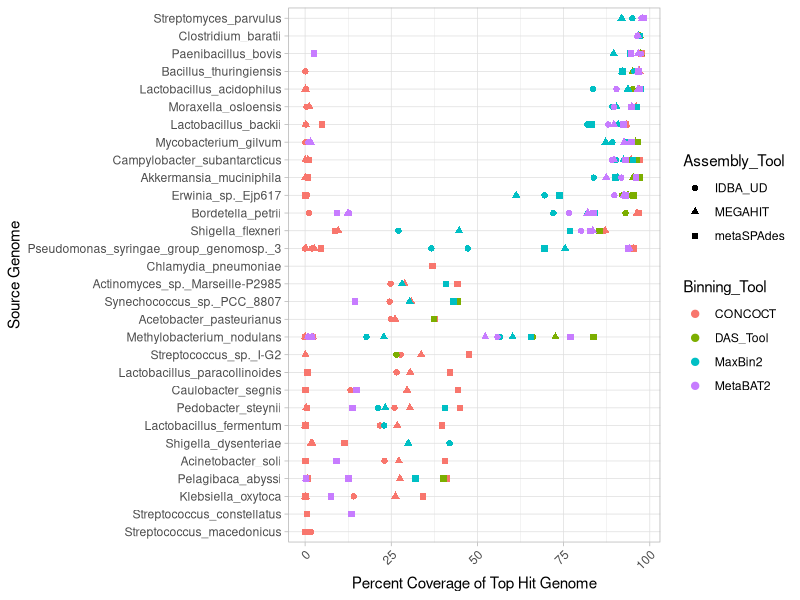
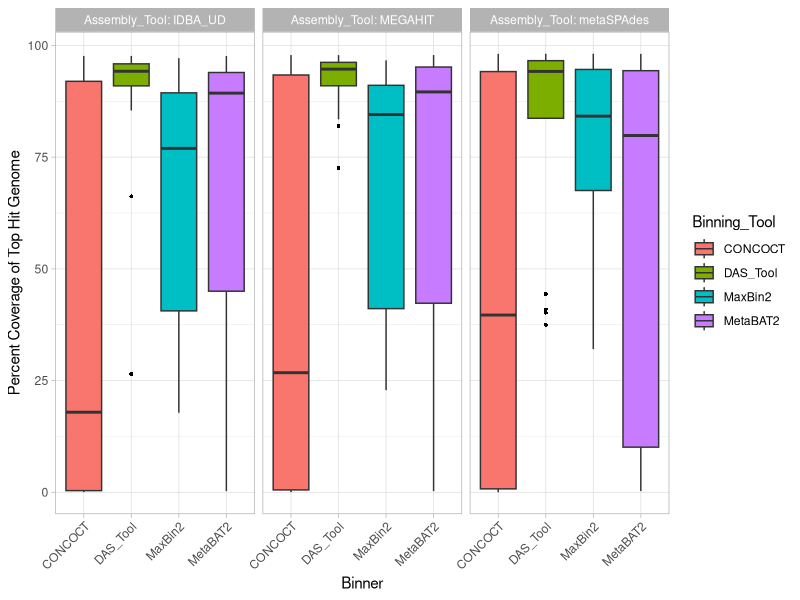
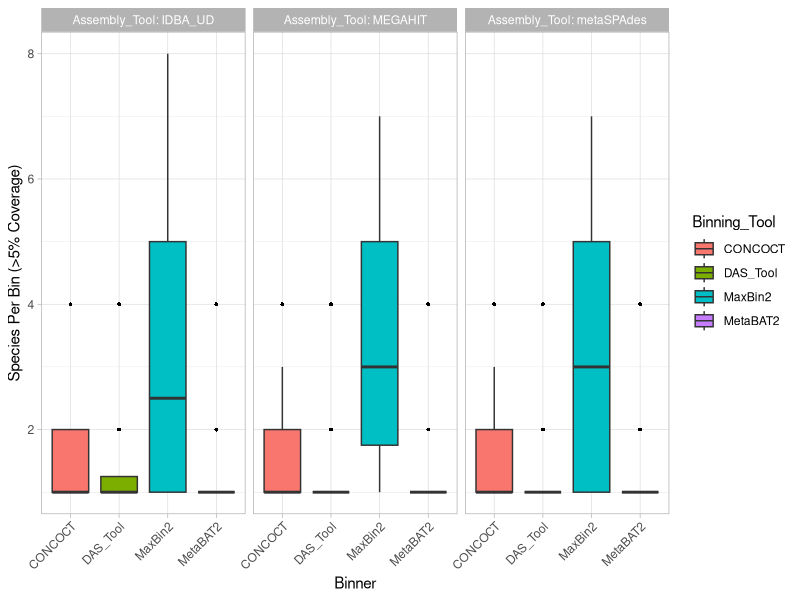
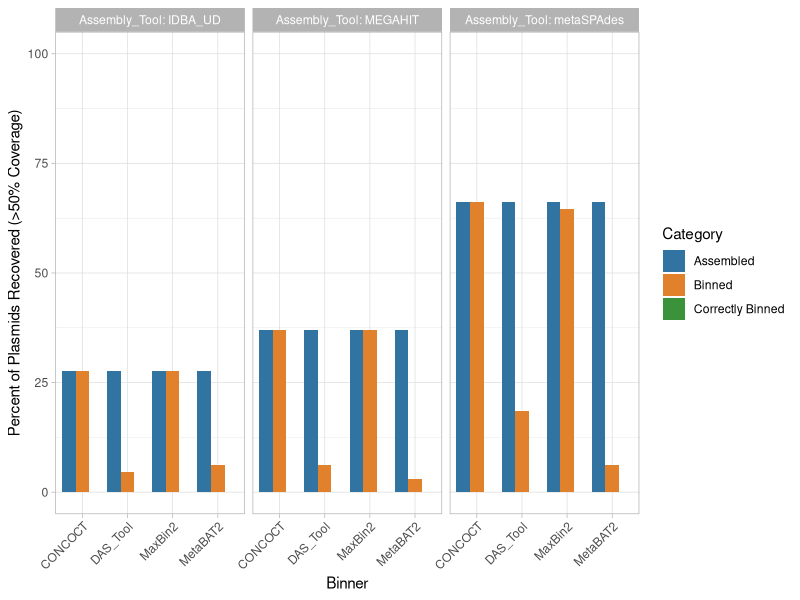
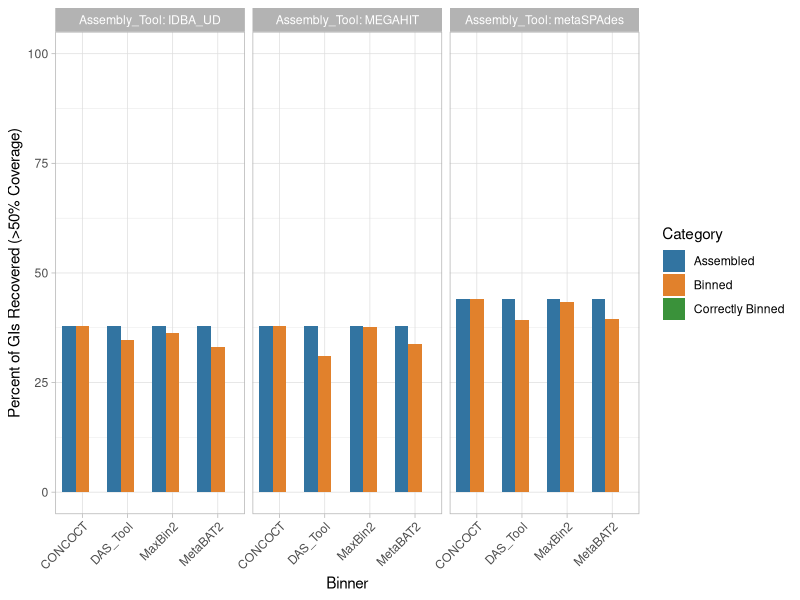
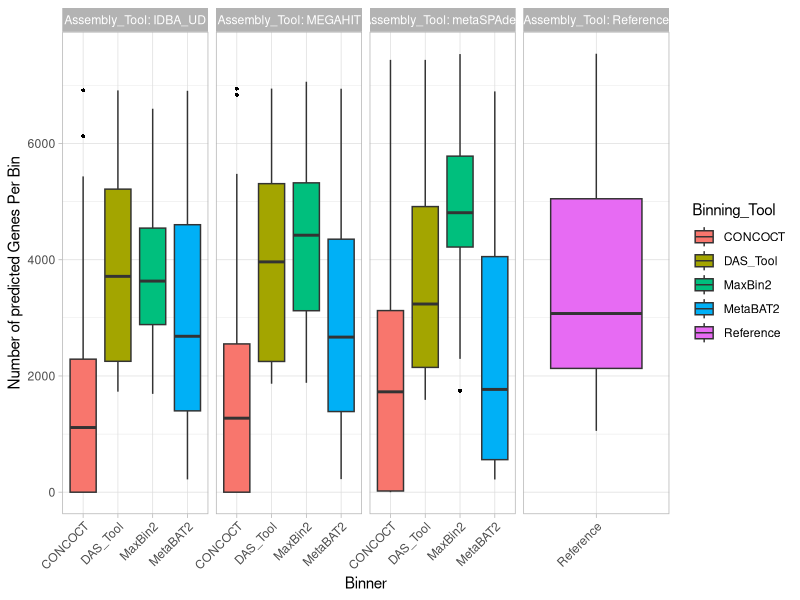
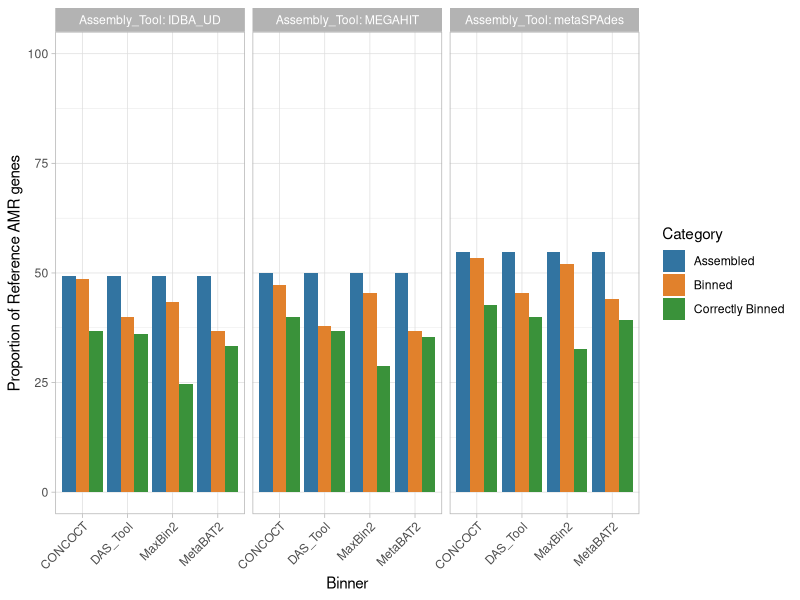
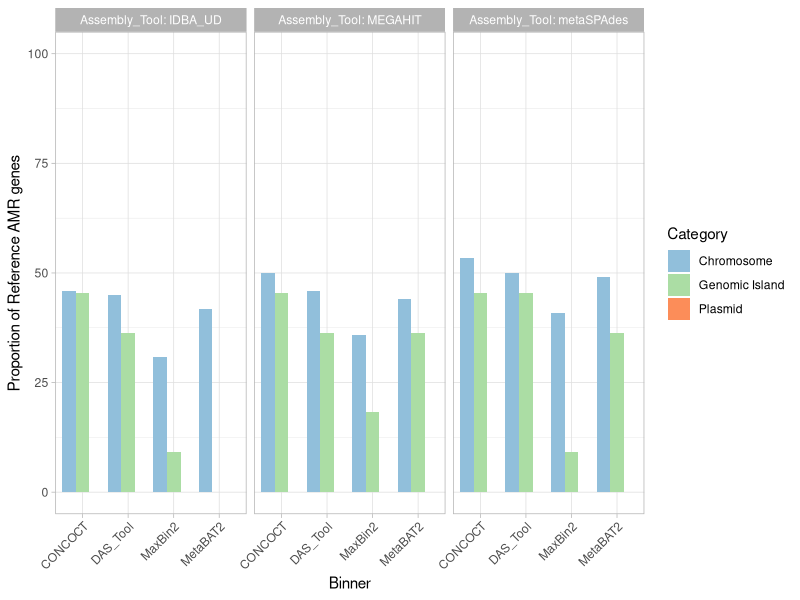

These charts were generated, in order, by the following R code:
library(tidyverse)
library(ggplot2)
library(stringr)

#function to correct the capitalization and spelling of tools
correctToolNames<- function(dataframe)
{
  #correct binners
  df <- dataframe %>% 
    mutate(Binning_Tool = str_replace(Binning_Tool, "concoct", "CONCOCT"))%>% 
    mutate(Binning_Tool = str_replace(Binning_Tool, "dastool", "DAS_Tool"))%>% 
    mutate(Binning_Tool = str_replace(Binning_Tool, "maxbin2", "MaxBin2"))%>% 
    mutate(Binning_Tool = str_replace(Binning_Tool, "metabat2", "MetaBAT2")) %>% 
    mutate(Binning_Tool = str_replace(Binning_Tool, "reference", "Reference"))
  
  df <- df %>% 
    mutate(Assembly_Tool = str_replace(Assembly_Tool, "idba_ud", "IDBA_UD"))%>% 
    mutate(Assembly_Tool = str_replace(Assembly_Tool, "megahit", "MEGAHIT"))%>% 
    mutate(Assembly_Tool = str_replace(Assembly_Tool, "metaspades", "metaSPAdes")) %>%
    mutate(Assembly_Tool = str_replace(Assembly_Tool, "reference", "Reference"))
  
  return(df)
}

#condensed function to draw bar plots to keep themes consistent
BuildBarPlot <- function(ggplotObject, fileName, colorSet = 1)
{
  if (colorSet == 1) {
    colors <- c("#3274a1", "#e1812c", "#3a923a")
  } else {
    colors <- c("#91bfdb", "#abdda4", "#fc8d59")
  }
  
  p <- ggplotObject +
    facet_grid(.~Assembly_Tool, labeller = label_both) +
    geom_bar(stat = "identity", position = position_dodge(width = 0.9))+
    ylim(0,100)+
    theme_light() +
    theme(axis.text.x = element_text(angle=45, hjust=1)) +
    scale_fill_manual(values=colors)
  ggsave(fileName, plot = p, device = "png", width = 9, height = 4)
}

#condensed function to draw box plots to keep themes consistent
BuildBoxPlot <- function(ggplotObject, fileName)
{
  p <- ggplotObject +
    geom_boxplot(outlier.colour = 'black', outlier.shape = 16, outlier.size=1, notch = FALSE) +
    facet_grid(.~Assembly_Tool, labeller = label_both, scales="free") +
    theme_light() +
    theme(axis.text.x = element_text(angle=45, hjust=1)) 
  ggsave(fileName, plot = p, device = "png", width = 9, height = 4)
}

#condensed function to draw point plots to keep themes consistent
BuildPointPlot<- function(ggplotObject, fileName)
{
  p<- ggplotObject +
    geom_point(aes(shape = Assembly_Tool, color = Binning_Tool), size = 1.5, stroke=1) +
    coord_flip() +
    theme_light() +
    theme(axis.text.x = element_text(angle=45, hjust=1))
  ggsave(fileName, plot = p, device = "png", width = 9, height = 4)
}

BuildLinePlot<- function(ggplotObject, fileName)
{
  p <- ggplotObject +
    geom_line(aes(color=Group))+
    geom_point(aes(color=Group)) +
    facet_grid(Binning_Tool~Assembly_Tool) +
    ylim(0,100)+
    theme_light() +
    theme(axis.text.x = element_text(angle=45, hjust=1))
  ggsave(fileName, plot = p, device = "png", width = 9, height = 7)
}


#read in all the tsv files corresponding to each figure
topHitsPerBinData <- read_csv("./data/top_hits_per_bin.csv", col_names = TRUE) %>% select("species","binner","assembly","coverage") %>% 
  `colnames<-` (c("Species","Binning_Tool","Assembly_Tool","Coverage")) %>% correctToolNames() %>% group_by(Species) %>%
  mutate(Average = mean(Coverage)) %>% ungroup() %>% mutate(Species=fct_reorder(Species, Average)) #add an average column to reorder the species to highest coverage to lowest

binCoverageData <- read_csv("./data/top_hits_per_bin.csv", col_names = TRUE) %>% select("binner","assembly","coverage")%>% 
`colnames<-`(c("Binning_Tool","Assembly_Tool","Coverage")) %>% correctToolNames()

binPurityData <- read_csv("./data/purity.csv", col_names = TRUE) %>% select("binner","assembly","species")%>% 
  `colnames<-`(c("Binning_Tool","Assembly_Tool","Num_Species")) %>% correctToolNames()

plasmidRecoveryData <- read_csv("./data/plasmids.csv", col_names = TRUE) %>% select("binner","assembly","Category","% of Plasmids (>50% coverage)")%>% 
  `colnames<-`(c("Binning_Tool","Assembly_Tool","Category","Percent")) %>% correctToolNames()

giRecoveryData <- read_csv("./data/gi_data.csv", col_names = TRUE) %>% select("binner","assembly","Category","% of GIs (>50% Coverage)")%>% 
  `colnames<-`(c("Binning_Tool","Assembly_Tool","Category","Percent")) %>% correctToolNames()

predictedGenesData <- read_csv("./data/geneCounts.csv", col_names = c("bin", "count", "type","binner","assembler")) %>% 
  `colnames<-`(c("Bin", "Count", "Type", "Binning_Tool","Assembly_Tool")) %>% correctToolNames() %>%
  filter(!grepl('unbinned', Bin)) #remove unbinned rows

amrRecoveryData <- read_tsv("./data/amrRecoveryData.tsv", col_names = TRUE)%>% 
  `colnames<-`(c("Binning_Tool","Assembly_Tool", "Absolute", "Relative", "Category")) %>% correctToolNames()

amrLocalizationRecoveryData <- read_tsv("./data/amrLocalizationRecoveryData.tsv", col_names = TRUE)%>% 
  `colnames<-`(c("Binning_Tool","Assembly_Tool", "Absolute", "Relative", "Category")) %>% correctToolNames()

vfRecoveryData <- read_tsv("./data/vfRecovery.tsv", col_names = TRUE)%>% 
  `colnames<-`(c("Binning_Tool","Assembly_Tool", "Absolute", "Relative", "Category")) %>% correctToolNames()

vfLocalizationRecoveryData <- read_tsv("./data/vfLocalizationRecovery.tsv", col_names = TRUE) %>% 
  `colnames<-`(c("Binning_Tool","Assembly_Tool", "Absolute", "Relative", "Category")) %>% correctToolNames()

rateOfLossData <- read_tsv("./data/rateOfLoss.tsv", col_names = TRUE) %>% correctToolNames()
View(rateOfLossData)

#draw the plots from data
topHitsPerBinPlot <- (ggplot(topHitsPerBinData, aes(x=Species, y=Coverage)) + ylab("Percent Coverage of Top Hit Genome") + xlab("Source Genome")) %>% 
  BuildPointPlot("top_hits_per_bin.png")

binCoveragePlot <- (ggplot(binCoverageData, aes(x=Binning_Tool, y=Coverage, fill = Binning_Tool)) + ylab("Percent Coverage of Top Hit Genome") + xlab("Binner")) %>% 
  BuildBoxPlot("bin_coverage.png")

binPurityPlot <- (ggplot(binPurityData, aes(x=Binning_Tool, y=Num_Species, fill = Binning_Tool)) + ylab("Species Per Bin (>5% Coverage)") + xlab("Binner")) %>%
  BuildBoxPlot("bin_purity.png")

plasmidRecoveryPlot <- (ggplot(plasmidRecoveryData, aes(x=Binning_Tool, y=Percent, fill=Category)) + ylab("Percent of Plasmids Recovered (>50% Coverage)") + xlab("Binner")) %>% 
  BuildBarPlot("plasmid_recovery.png")

giRecoveryPlot <- (ggplot(giRecoveryData, aes(x=Binning_Tool, y=Percent, fill=Category)) + ylab("Percent of GIs Recovered (>50% Coverage)") + xlab("Binner")) %>% 
  BuildBarPlot("GI_recovery.png")

predictedGenesPlot <- (ggplot(predictedGenesData, aes(x=Binning_Tool, y=Count, fill=Binning_Tool)) + ylab("Number of predicted Genes Per Bin") + xlab("Binner")) %>% 
  BuildBoxPlot("number_of_predicted_genes.png")

amrRecoveryPlot <- (ggplot(amrRecoveryData, aes(x=Binning_Tool, y=Relative, fill=Category)) + ylab("Proportion of Reference AMR genes") + xlab("Binner")) %>% 
  BuildBarPlot("amr_recovery.png")

amrLocalizationRecoveryPlot <- (ggplot(amrLocalizationRecoveryData, aes(x=Binning_Tool, y=Relative, fill=Category)) + ylab("Proportion of Reference AMR genes") + xlab("Binner")) %>% 
  BuildBarPlot("amr_localization_recovery.png",2)

vfRecoveryPlot <- (ggplot(vfRecoveryData, aes(x=Binning_Tool, y=Relative, fill=Category)) + ylab("Proportion of Reference VF genes") + xlab("Binner")) %>% 
  BuildBarPlot("vf_recovery.png")

vfLocalizationRecoveryPlot <- (ggplot(vfLocalizationRecoveryData, aes(x=Binning_Tool, y=Relative, fill=Category)) + ylab("Proportion of Reference VF Genes") + xlab("Binner")) %>% 
  BuildBarPlot("vf_localization_recovery.png",2)

rateOfLostPlot <- (ggplot(rateOfLossData, aes(x=Category, y=Relative, group=Group)) + ylab("Percent Recovery") + xlab("Stage")) %>%
  BuildLinePlot("rate_of_loss.png")
